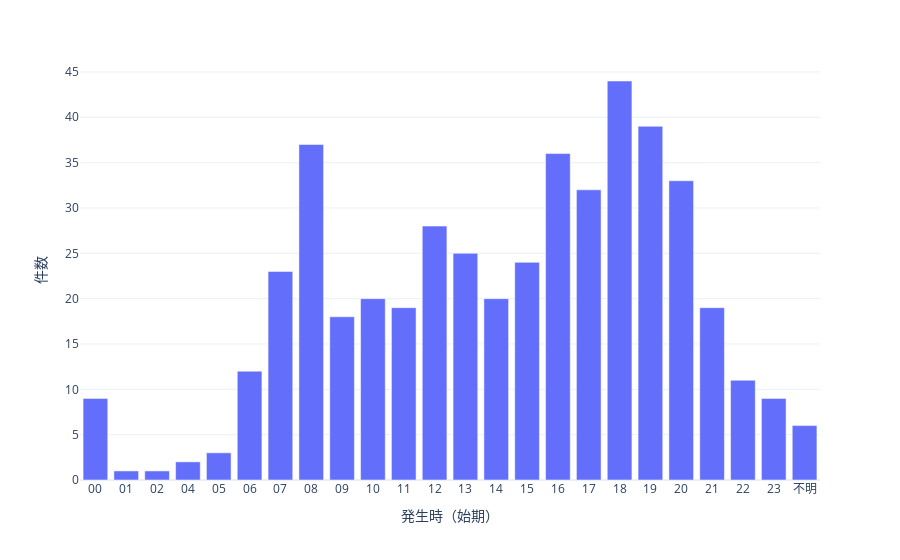

Source (notebook cell):
### Code cell
fig = px.bar(time,
            x='発生時（始期）',
            y='件数',
            template='plotly_white' 
            )
fig.update_xaxes(categoryorder='category ascending')
fig.show()

### Figure 1 — Plotly figure (JSON) as saved in the notebook; plotly's stock layout.template omitted (floating-point values rounded to 4 significant figures)
{"data": [{"alignmentgroup": "True", "hovertemplate": "発生時（始期）=%{x}<br>件数=%{y}<extra></extra>", "legendgroup": "", "marker": {"color": "#636efa", "pattern": {"shape": ""}}, "name": "", "offsetgroup": "", "orientation": "v", "showlegend": false, "textposition": "auto", "type": "bar", "x": ["18", "19", "08", "16", "20", "17", "12", "13", "15", "07", "14", "10", "21", "11", "09", "06", "22", "00", "23", "不明", "05", "04", "02", "01"], "xaxis": "x", "y": [44, 39, 37, 36, 33, 32, 28, 25, 24, 23, 20, 20, 19, 19, 18, 12, 11, 9, 9, 6, 3, 2, 1, 1], "yaxis": "y"}], "layout": {"barmode": "relative", "legend": {"tracegroupgap": 0}, "margin": {"t": 60}, "xaxis": {"anchor": "y", "categoryorder": "category ascending", "domain": [0, 1], "title": {"text": "発生時（始期）"}}, "yaxis": {"anchor": "x", "domain": [0, 1], "title": {"text": "件数"}}}}
